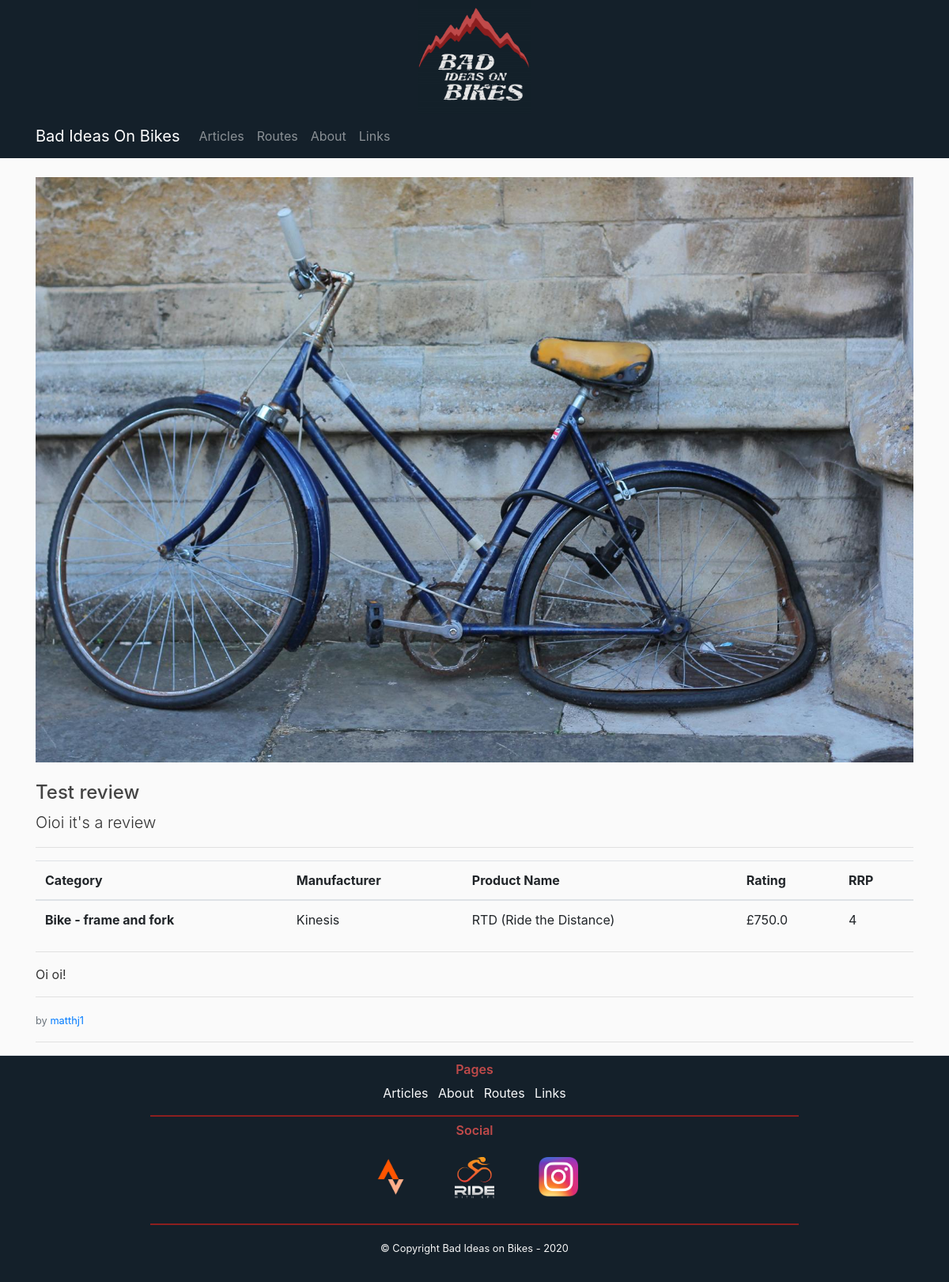
/post/1, run on the app's committed database.
### flaskbiob/models.py (models this page shows, shortened)
class Posts(db.Model):
    id = db.Column(db.Integer, primary_key=True)
    post_type = db.Column(db.String(7), nullable=False)
    title = db.Column(db.String(100), nullable=False)
    date = db.Column(db.DateTime, nullable=False, default=datetime.utcnow)
    leader = db.Column(db.Text, nullable=False)
    content = db.Column(db.Text, nullable=False)
    post_image = db.Column(db.String(100), nullable=False, default="default_post.jpg")
    user = db.Column(db.Integer, db.ForeignKey("users.id"), nullable=False)
    routes = db.relationship("Routes", backref="post_route", lazy=True)
    reviews = db.relationship("Reviews", backref="post_review", lazy=True)

class Reviews(db.Model):
    id = db.Column(db.Integer, primary_key=True)
    title = db.Column(db.String(100), nullable=False)
    category = db.Column(db.String(100), nullable=False)
    manufacturer = db.Column(db.String(100), nullable=False)
    product_name = db.Column(db.String(100), nullable=False)
    rating = db.Column(db.Integer, nullable=False)
    rrp = db.Column(db.Float, nullable=False)
    post = db.Column(db.Integer, db.ForeignKey("posts.id"), nullable=True)
    user = db.Column(db.Integer, db.ForeignKey("users.id"), nullable=False)

class Users(db.Model, UserMixin):
    id = db.Column(db.Integer, primary_key=True)
    username = db.Column(db.String(20), unique=True, nullable=False)
    email = db.Column(db.String(100), unique=True, nullable=False)
    image_file = db.Column(db.String(20), nullable=False, default="default.png")
    password = db.Column(db.String(60), nullable=False)
    posts = db.relationship("Posts", backref="author", lazy=True)
    routes = db.relationship("Routes", backref="author", lazy=True)
    reviews = db.relationship("Reviews", backref="author", lazy=True)

### flaskbiob/posts/routes.py (the view)
@posts.route("/post/<post_id>", methods=["GET", "POST"])
def postPage(post_id):
    post = Posts.query.get_or_404(post_id)
    if post.post_type == "Route":
        route = None
        encoded_title = None
        try:
            route = Routes.query.filter_by(post=post_id).first()
            encoded_title = urllib.parse.quote(route.title)
        except:
            print("No route found")
        return render_template("Post_Route.html", title=post.title, post=post, route=route,
                               encoded_title=encoded_title)
    else:
        review = None
        try:
            review = Reviews.query.filter_by(post=post_id).first()
        except:
            print("No review found")
        return render_template("Post_Review.html", title=post.title, post=post, review=review)

### flaskbiob/templates/Post_Review.html (shortened to what this page needs)
{% extends "BASE.html" %}
    {% block content %}
        <img src="{{ url_for('static', filename='post_pics/' + post.post_image) }}" class="img-fluid" alt="Responsive image">
                <div class="row pt-4">
                    <div class="col-md-12">
                        <h4>{{ post.title }}</h4>
                        <p class="lead">{{ post.leader }}</p>
                        <hr>
                        {% if review %}
                            <table class="table">
                                <thead>
                                    <tr>
                                        <th scope="col">Category</th>
                                        <th scope="col">Manufacturer</th>
                                        <th scope="col">Product Name</th>
                                        <th scope="col">Rating</th>
                                        <th scope="col">RRP</th>
                                    </tr>
                                </thead>
                                <tbody>
                                    <tr>
                                        <th scope="row">{{ review.category }}</th>
                                        <td>{{ review.manufacturer }}</td>
                                        <td>{{ review.product_name }}</td>
                                        <td>£{{ review.rrp }}</td>
                                        <td>{{ review.rating }}</td>
                                    </tr>
                                </tbody>
                            </table>
                        {% endif %}
                        <hr>
                        <p>{{ post.content | safe }}</p>
                        <hr>
                        <small class="text-muted">by <a href="{{ url_for('users.userpostPage', username=post.author.username) }}">{{ post.author.username }}</a></small>
                        <hr>
                    </div>
                </div>
    {% endblock content %}

### flaskbiob/static/main.css (style rules this page uses)
body { background: #fafafa; color: #333333; }
h1, h2, h3, h4, h5, h6 { color: #444444; }

### data on the page
Posts: post_image (picture), title "Test review", leader "Oioi it's a review", content "Oi oi!"
Reviews: category "Bike - frame and fork", manufacturer "Kinesis", product_name "RTD (Ride the Distance)", rrp "750.0", rating "4"
Users: author.username "matthj1"
